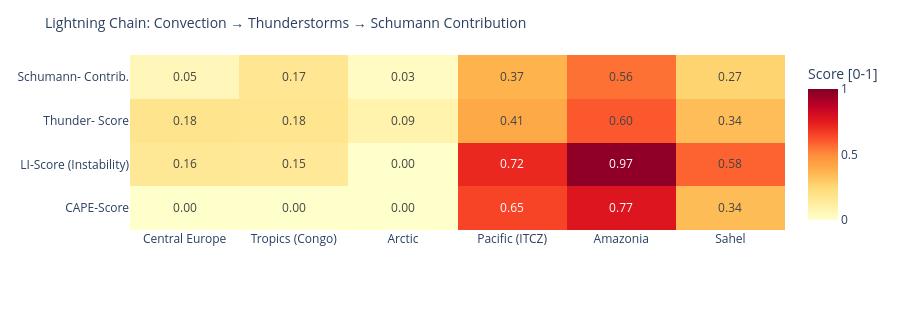

Notebook cell for this chart:
### Code cell
# ============================================================
# LIGHTNING CHAIN: Convection → Thunderstorms → Schumann
# Shows the causal chain per measurement point as heatmap
# ============================================================

def cape_score(v):
    """CAPE → normalized score [0,1]"""
    if v is None or pd.isna(v): return 0.0
    return min(1.0, float(v) / 3000)

def li_score(v):
    """Lifted Index: negative = unstable → score [0,1]"""
    if v is None or pd.isna(v): return 0.3
    return min(1.0, max(0.0, (-float(v) + 6) / 12))

def cloud_score(v):
    if v is None or pd.isna(v): return 0.3
    return float(v) / 100

def thunder_score(row):
    """Kombinierter Gewitterwahrscheinlichkeits-Score
    CAPE + LI + Bedeckung + WMO-Gewitter + konvektiver Niederschlag (showers)
    Hinweis: X-Ray und Kp sind kein Bestandteil – nur geomagn./solarer Kontext.
    """
    cs = cape_score(row.get('cape'))
    ls = li_score(row.get('li'))
    cl = cloud_score(row.get('cloud'))
    t  = 1.0 if row.get('thunderstorm') else 0.0
    # Convective precipitation (showers) as additional indicator
    sh = min(1.0, (row.get('showers') or 0) / 5.0)
    return round(cs * 0.30 + ls * 0.25 + cl * 0.15 + t * 0.20 + sh * 0.10, 3)

def schumann_contribution(t_score, lat):
    """Schumann contribution: higher in tropics (±30°), scaled by thunderstorm score"""
    lat_weight = max(0.3, 1.0 - abs(lat) / 60)
    return round(t_score * lat_weight, 3)

df_atm['cape_score']   = df_atm.apply(lambda r: cape_score(r['cape']), axis=1)
df_atm['li_score']     = df_atm.apply(lambda r: li_score(r['li']),    axis=1)
df_atm['thunder_score']= df_atm.apply(lambda r: thunder_score(r.to_dict()), axis=1)
df_atm['schumann_contribution'] = df_atm.apply(
    lambda r: schumann_contribution(r['thunder_score'], r['lat']), axis=1)

metrics = ['cape_score', 'li_score', 'thunder_score', 'schumann_contribution']
labels  = ['CAPE-Score', 'LI-Score\n(Instability)', 'Thunder-\nScore', 'Schumann-\nContrib.']
z_data  = [df_atm[m].tolist() for m in metrics]

fig = go.Figure(go.Heatmap(
    z=z_data,
    x=df_atm['point'].tolist(),
    y=labels,
    colorscale='YlOrRd',
    zmin=0, zmax=1,
    text=[[f'{v:.2f}' for v in row] for row in z_data],
    texttemplate='%{text}', textfont=dict(size=12),
    colorbar=dict(title='Score [0-1]')
))
fig.update_layout(
    title=dict(text='Lightning Chain: Convection → Thunderstorms → Schumann Contribution', font=dict(size=14)),
    height=310,
    plot_bgcolor='rgba(0,0,0,0)', paper_bgcolor='rgba(0,0,0,0)',
    margin=dict(l=130, r=80, t=55, b=80)
)
fig.show()

### Figure 1 — Plotly figure (JSON) as saved in the notebook; plotly's stock layout.template omitted (floating-point values rounded to 4 significant figures)
{"data": [{"colorbar": {"title": {"text": "Score [0-1]"}}, "colorscale": [[0.0, "rgb(255,255,204)"], [0.125, "rgb(255,237,160)"], [0.25, "rgb(254,217,118)"], [0.375, "rgb(254,178,76)"], [0.5, "rgb(253,141,60)"], [0.625, "rgb(252,78,42)"], [0.75, "rgb(227,26,28)"], [0.875, "rgb(189,0,38)"], [1.0, "rgb(128,0,38)"]], "text": [["0.00", "0.00", "0.00", "0.65", "0.77", "0.34"], ["0.16", "0.15", "0.00", "0.72", "0.97", "0.58"], ["0.18", "0.18", "0.09", "0.41", "0.60", "0.34"], ["0.05", "0.17", "0.03", "0.37", "0.56", "0.27"]], "textfont": {"size": 12}, "texttemplate": "%{text}", "type": "heatmap", "x": ["Central Europe", "Tropics (Congo)", "Arctic", "Pacific (ITCZ)", "Amazonia", "Sahel"], "y": ["CAPE-Score", "LI-Score\n(Instability)", "Thunder-\nScore", "Schumann-\nContrib."], "z": [[0.003333, 0.0, 0.0, 0.65, 0.7733, 0.3433], [0.1583, 0.15, 0.0, 0.7167, 0.9667, 0.5833], [0.179, 0.178, 0.085, 0.407, 0.605, 0.34], [0.054, 0.166, 0.026, 0.373, 0.555, 0.266]], "zmax": 1, "zmin": 0}], "layout": {"height": 310, "margin": {"b": 80, "l": 130, "r": 80, "t": 55}, "paper_bgcolor": "rgba(0,0,0,0)", "plot_bgcolor": "rgba(0,0,0,0)", "title": {"font": {"size": 14}, "text": "Lightning Chain: Convection → Thunderstorms → Schumann Contribution"}}}
